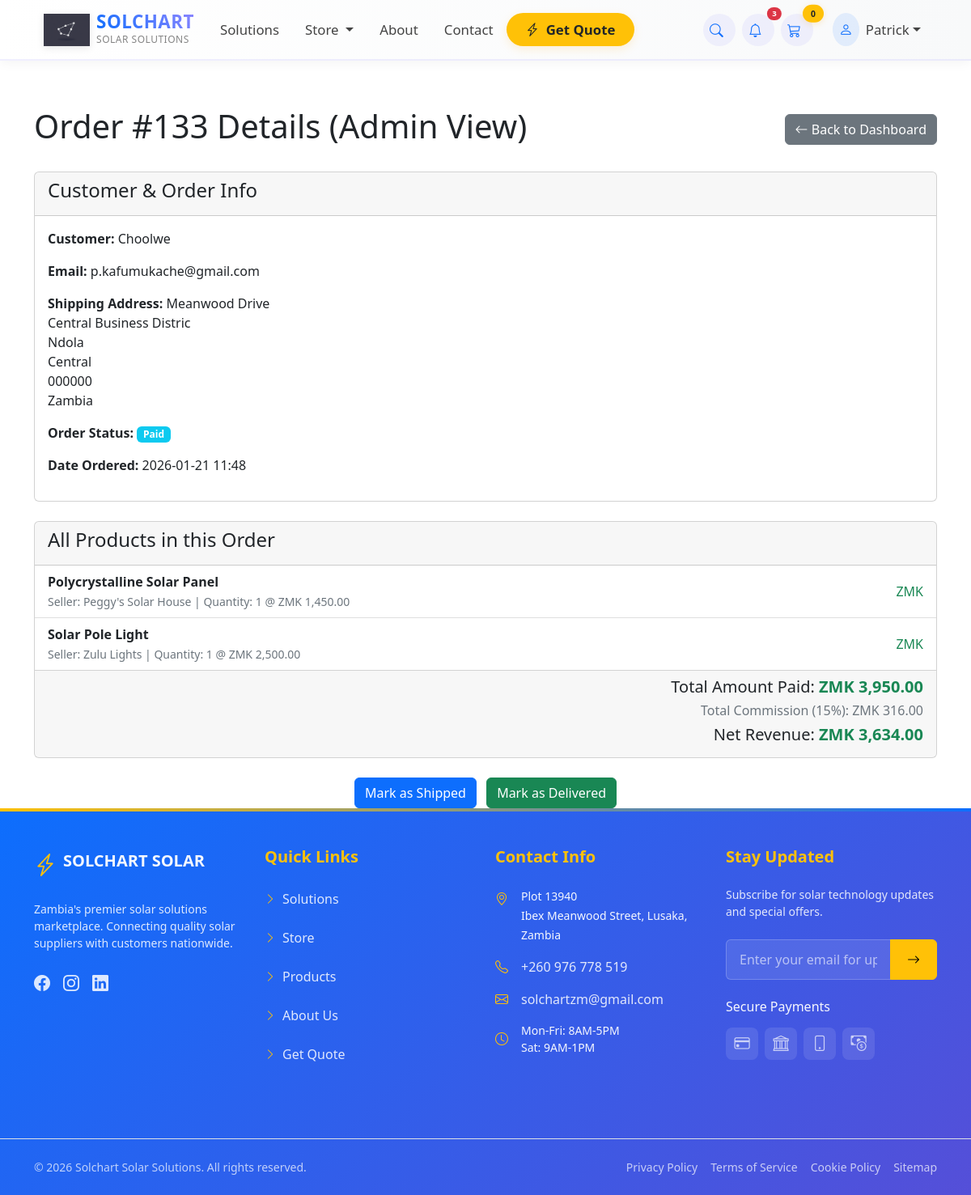
Before: /payment/orders/133/ (signed in) with the older database file.
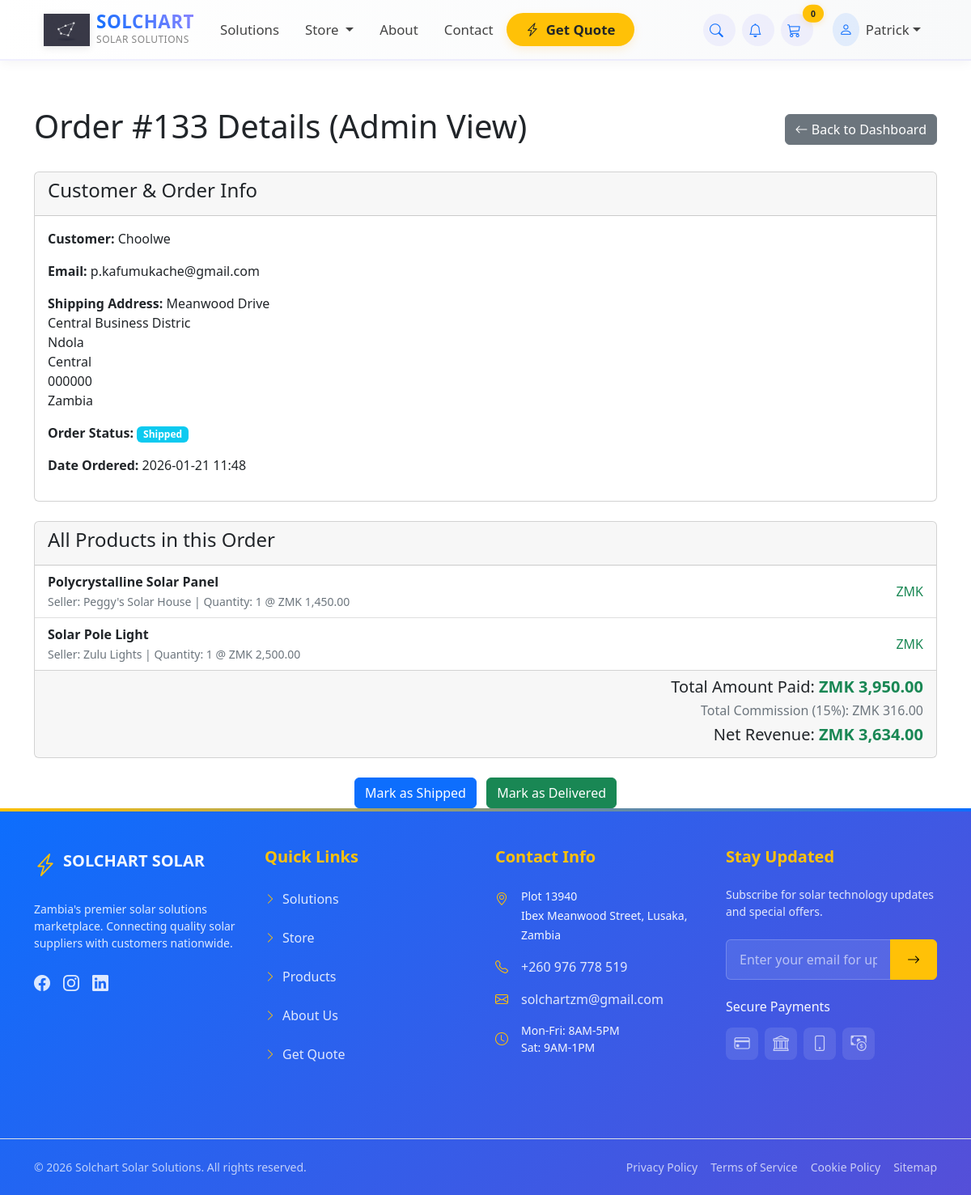
After: the same page with the newer database file.
### payment/models.py (models this page shows, shortened)
class Order(models.Model):
    ORDER_STATUS = (
        ('pending', 'Pending Payment'),
        ('paid', 'Paid'),
        ('processing', 'Processing'),
        ('shipped', 'Shipped'),
        ('delivered', 'Delivered'),
        ('cancelled', 'Cancelled'),
    )
    PAYMENT_CHOICES = (
        ('airtel', 'Airtel Money'),
        ('mtn', 'MTN Mobile Money'),
        ('zamtel', 'Zamtel Kwacha'),
        ('card', 'Bank Card'),
        ('cod', 'Cash on Delivery'),
    )
    user = models.ForeignKey(User, on_delete=models.CASCADE, null=True, blank=True)
    full_name = models.CharField(max_length=255)
    email = models.EmailField(max_length=255)
    phone_number = models.CharField(max_length=20, null=True, blank=True)
    shipping_address = models.TextField(max_length=1000, blank=True, null=True)
    amount_paid = models.DecimalField(max_digits=12, decimal_places=2, default=Decimal('0.00'))
    date_ordered = models.DateTimeField(auto_now_add=True)
    payment_code = models.CharField(
        max_length=20,
        unique=True,
        null=True,
        blank=True,
        help_text="Unique payment code (e.g., HLS-1001-A7K2) for customer to include with payment"
    )
    status = models.CharField(max_length=20, choices=ORDER_STATUS, default='pending')
    payment_method = models.CharField(max_length=20, choices=PAYMENT_CHOICES, null=True, blank=True)
    payment_reference = models.CharField(max_length=100, null=True, blank=True, help_text="Transaction ID or Reference")
    date_paid = models.DateTimeField(null=True, blank=True)
    date_processed = models.DateTimeField(null=True, blank=True)
    date_shipped = models.DateTimeField(null=True, blank=True)
    date_delivered = models.DateTimeField(null=True, blank=True)
    cancellation_notes = models.TextField(blank=True, null=True)
    class Meta:
        indexes = [
            models.Index(fields=['status']),
            models.Index(fields=['-date_ordered']),
            models.Index(fields=['-date_shipped']),
        ]

### payment/views.py (the view)
# urls.py: path('orders/<int:pk>/', views.orders, name='orders'),
@user_passes_test(is_superuser)
def orders(request, pk):
    order = get_object_or_404(Order, pk=pk)
    items = order.orderitem_set.all()
    total_commission = sum((item.price * item.quantity * item.commission_rate) for item in items)
    return render(request, 'payment/admin_order_details.html', {'order': order, 'items': items, 'total_commission': total_commission})

### payment/forms.py
class NewsletterSubscriberForm(forms.ModelForm):
    class Meta:
        model = NewsletterSubscriber
        fields = ['email'] # We only require the email address
        widgets = {
            'email': forms.EmailInput(attrs={
                'class': 'form-control',
                'placeholder': 'Enter your email for updates'
            })
        }

### cart/cart.py (called while the page is built, shortened)
    def cart_total(self):
        product_ids = self.cart.keys()
        products = Product.objects.filter(id__in=product_ids)
        quantities = self.cart
        total = 0
        return total

    def __len__(self):
        return len(self.cart)

### cart/context_processors.py (called while the page is built)
def cart(request):
    cart_obj = Cart(request)
    cart_quantity = cart_obj.__len__()
    return {
        'cart': cart_obj,  # The full cart object
        'cart_quantity': cart_quantity,  # Just the quantity count
        'cart_total': cart_obj.cart_total()  # If you need total price too
    }

### ecom/context_processors.py (called while the page is built)
def newsletter_form(request):
    if getattr(request, 'disable_newsletter', False):
        return {
            'newsletter_form': None,
        }
    return {
        'newsletter_form': NewsletterSubscriberForm(),
    }

### payment/templates/payment/admin_order_details.html (shortened to what this page needs)
{% extends 'base.html' %}
{% load custom_filters %}
{% load humanize %}
{% block content %}
<div class="container mt-5">
    <div class="d-flex justify-content-between align-items-center mb-4">
        <h1>Order #{{ order.id }} Details (Admin View)</h1>
        <a href="{% url 'shipped_dash' %}" class="btn btn-secondary">
            <i class="bi bi-arrow-left"></i> Back to Dashboard
        </a>
    </div>
    <div class="card mb-4">
        <div class="card-header">
            <h4>Customer & Order Info</h4>
        </div>
        <div class="card-body">
            <p><strong>Customer:</strong> {{ order.full_name }}</p>
            <p><strong>Email:</strong> {{ order.email }}</p>
            <p><strong>Shipping Address:</strong> {{ order.shipping_address|linebreaksbr }}</p>
            <p><strong>Order Status:</strong>
                <span class="badge bg-info">{{ order.get_status_display }}</span>
            </p>
            <p><strong>Date Ordered:</strong> {{ order.date_ordered|date:"Y-m-d H:i" }}</p>
        </div>
    </div>
    <div class="card">
        <div class="card-header">
            <h4>All Products in this Order</h4>
        </div>
        <ul class="list-group list-group-flush">
            {% for item in items %}
                <li class="list-group-item d-flex justify-content-between align-items-center">
                    <div>
                        <strong>{{ item.product.name }}</strong>
                        <br>
                        <small class="text-muted">Seller: {{ item.product.seller.shop_name }} | Quantity: {{ item.quantity }} @ ZMK {{ item.price|floatformat:2|intcomma }}</small>
                    </div>
                    <span class="text-success">
                        ZMK {{ item.subtotal|floatformat:2|intcomma }}
                    </span>
                </li>
            {% endfor %}
        </ul>
        <div class="card-footer">
            <p class="h5 text-end">Total Amount Paid: <strong class="text-success">ZMK {{ order.amount_paid|floatformat:2|intcomma }}</strong></p>
            <p class="h6 text-end text-muted">Total Commission (15%): ZMK {{ total_commission|floatformat:2|intcomma }}</p>
            <p class="h5 text-end">Net Revenue: <strong class="text-success">ZMK {{ order.amount_paid|subtract:total_commission|floatformat:2|intcomma }}</strong></p>
        </div>
    </div>
    <div class="mt-4 text-center">
        {% if order.status != 'delivered' %}
            <form method="POST" action="{% url 'update_order_status' order.id %}" class="d-inline me-2">
                <button type="submit" class="btn btn-primary">Mark as Shipped</button>
            </form>
        {% endif %}
        <form method="POST" action="{% url 'update_order_status' order.id %}" class="d-inline">
            <button type="submit" class="btn btn-success">Mark as Delivered</button>
        </form>
    </div>
</div>
{% endblock %}

### store/templates/navbar.html (shortened to what the changed rows need)
{% load static %}
<nav class="navbar navbar-expand-lg navbar-dark fixed-top" style="background-color: #2c3e50;">
    <div class="container px-3 px-lg-4">
        <div class="collapse navbar-collapse" id="navbarMain">
            <ul class="navbar-nav ms-auto mb-2 mb-lg-0 align-items-center" style="font-size: 1.05rem;">
                {% if user.is_authenticated %}
                <li class="nav-item dropdown me-2">
                    <a class="nav-link px-2 position-relative rounded-circle nav-icon-btn" href="javascript:void(0);" role="button" data-bs-toggle="dropdown">
                        <i class="bi bi-bell"></i>
                        {% if unread_notification_count and unread_notification_count > 0 %}
                            <span class="position-absolute top-0 start-100 translate-middle badge rounded-pill bg-danger" style="font-size: 0.6rem; padding: 0.2rem 0.4rem;">
                                {{ unread_notification_count }}
                            </span>
                        {% endif %}
                    </a>
                </li>
                {% endif %}
            </ul>
        </div>
    </div>
</nav>

Changed rows visible on the page:
changed Order "Choolwe": status "Paid" → "Shipped"
Other visible differences:
{{ unread_notification_count }}: "3" → (not shown)
